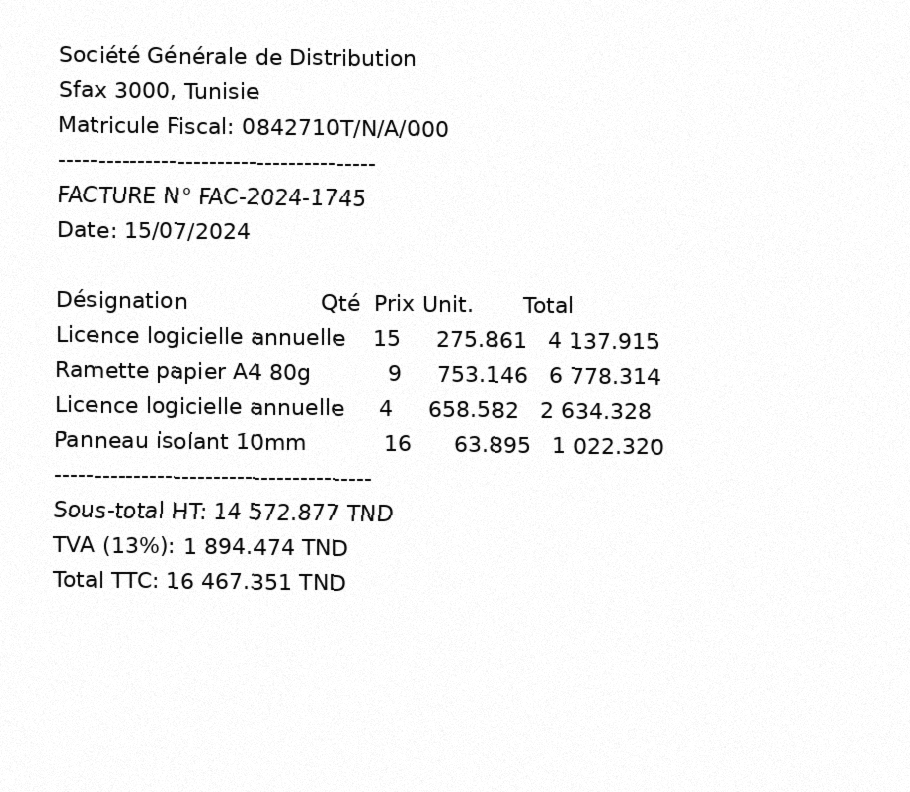
#> input picture dataset_full/test_images/inv_00002.png, 910 x 792 px
$ python -i ocr_pipeline.py   (imports and definitions only)
#> lines starting #> are read from the running program, lines starting #| are printed output that depends on the picture; after the words box and inside, x2 and y2 are one past the last pixel; in counts of white or black regions, pixels touching at a corner belong together
#> in preprocess_image, img is the input picture: shape (792, 910); min 0, max 255, mean 245.1
"""
OCR pipeline: preprocessing (deskew, denoise, binarize) + Tesseract, plus a
harness to measure raw OCR error rate against ground-truth text.

This measures the OCR step in isolation, BEFORE any fine-tuned extraction
model touches the text -- i.e. "how much noise is the extraction model
going to have to deal with", per the project brief's step 2.

Two Tesseract language configs are tried per image and the result is
compared: 'fra' (French only), 'ara' (Arabic only), and 'fra+ara'
(both loaded together) -- mixed FR/AR documents need the combined config,
but it's worth measuring whether combining language models hurts accuracy
on single-language documents (a real trade-off worth reporting).
"""

import os
import json
import glob
import numpy as np
import cv2
import pytesseract


# --------------------------------------------------------------------------
# Preprocessing: deskew, denoise, binarize
# --------------------------------------------------------------------------

def deskew(img_gray):
    """Estimate and correct small rotation via minAreaRect on thresholded
    text pixels. Falls back to no-op if too few pixels are found (blank
    or near-blank image)."""
    inv = cv2.bitwise_not(img_gray)
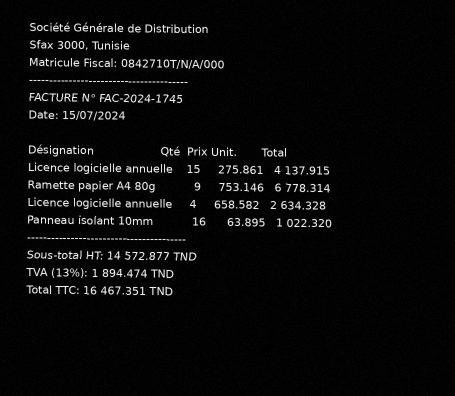
#> inv: shape (792, 910) (shown at 1/2 size); min 0, max 255, mean 9.9
    thresh = cv2.threshold(inv, 0, 255, cv2.THRESH_BINARY | cv2.THRESH_OTSU)[1]
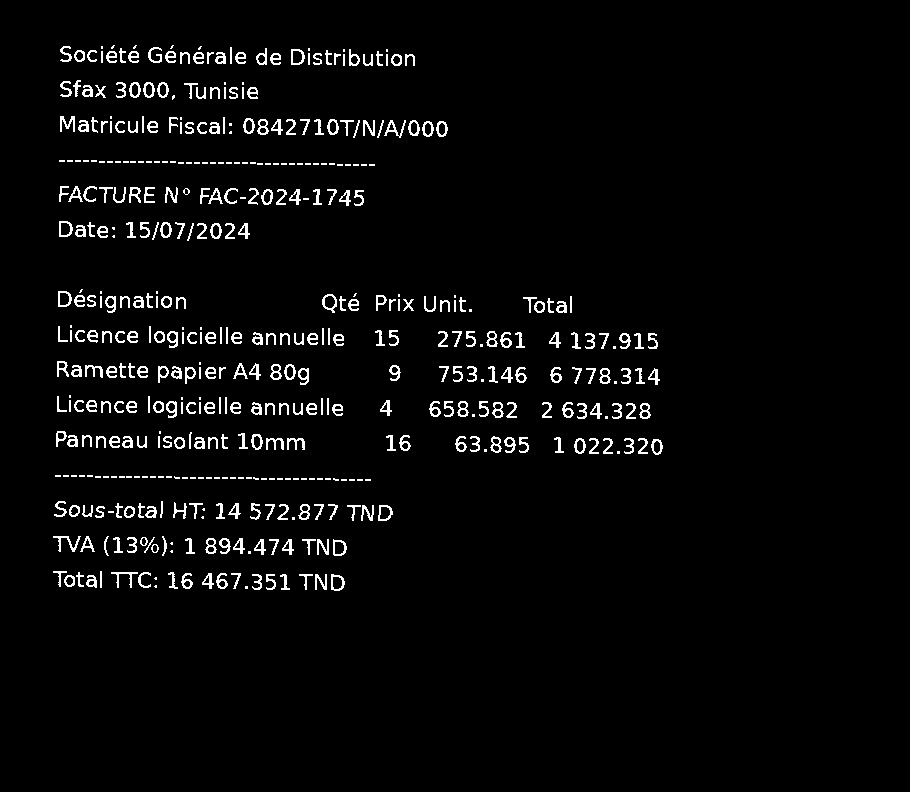
#> thresh: shape (792, 910); 3.4% white in thin lines or dots, all inside (x1, y1, x2, y2) = (53, 45, 663, 591)
    coords = np.column_stack(np.where(thresh > 0))
#> coords = 24324 pairs, first value 45 to 590, second value 53 to 662
    if len(coords) < 50:
        return img_gray
    angle = cv2.minAreaRect(coords)[-1]
#> angle = -0.823
    if angle < -45:
        angle = -(90 + angle)
    else:
        angle = -angle
#> angle = 0.823
    # Ignore near-zero corrections (avoid nudging already-straight images)
    if abs(angle) < 0.1:
        return img_gray
    (h, w) = img_gray.shape[:2]
    center = (w // 2, h // 2)
    M = cv2.getRotationMatrix2D(center, angle, 1.0)
#> M = [[1, 0.0144, -5.64], [-0.0144, 1, 6.58]]
    return cv2.warpAffine(img_gray, M, (w, h), flags=cv2.INTER_CUBIC,
                           borderMode=cv2.BORDER_REPLICATE)
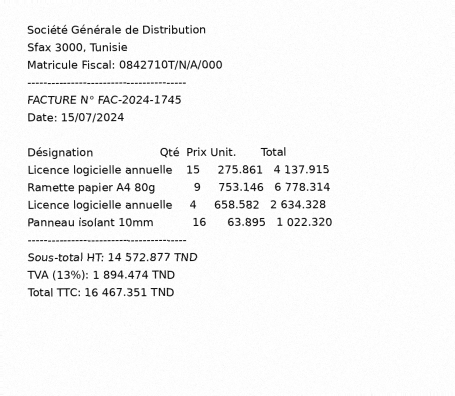
#> returned value: shape (792, 910) (shown at 1/2 size); min 0, max 255, mean 245


def denoise(img_gray):
    return cv2.fastNlMeansDenoising(img_gray, h=10)


def binarize(img_gray):
    # Otsu's global threshold works well for our fairly uniform synthetic
    # backgrounds; adaptive thresholding is the fallback to try if real
    # scanned invoices have uneven lighting.
    return cv2.threshold(img_gray, 0, 255, cv2.THRESH_BINARY | cv2.THRESH_OTSU)[1]
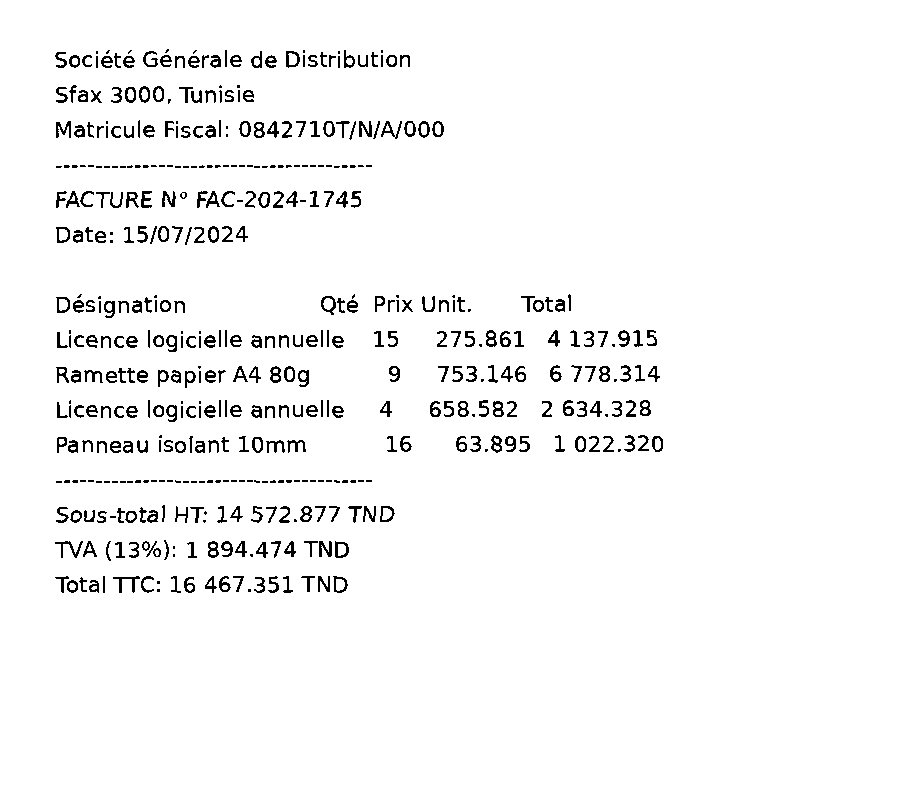
#> returned value: shape (792, 910); 96.5% white; black in thin lines or dots, all inside (x1, y1, x2, y2) = (55, 49, 663, 593)


def preprocess_image(path, out_path=None):
    img = cv2.imread(path, cv2.IMREAD_GRAYSCALE)
    img = deskew(img)
    img = denoise(img)
    img = binarize(img)
    if out_path:
        cv2.imwrite(out_path, img)
    return img


# --------------------------------------------------------------------------
# Tesseract runner
# --------------------------------------------------------------------------

def run_tesseract(img, lang="fra+ara", psm=6):
    config = f"--psm {psm}"
    return pytesseract.image_to_string(img, lang=lang, config=config)


_BIDI_CONTROL_CHARS = "\u200e\u200f\u202a\u202b\u202c\u202d\u202e"


# [88 lines left out: functions strip_bidi_controls, _levenshtein, cer, wer, evaluate_manifest, summarize, not called in this run]


# [46 lines not run here, left out]

>>> result = preprocess_image('dataset_full/test_images/inv_00002.png')

$ run again, on dataset_full/test_images/inv_00013.png
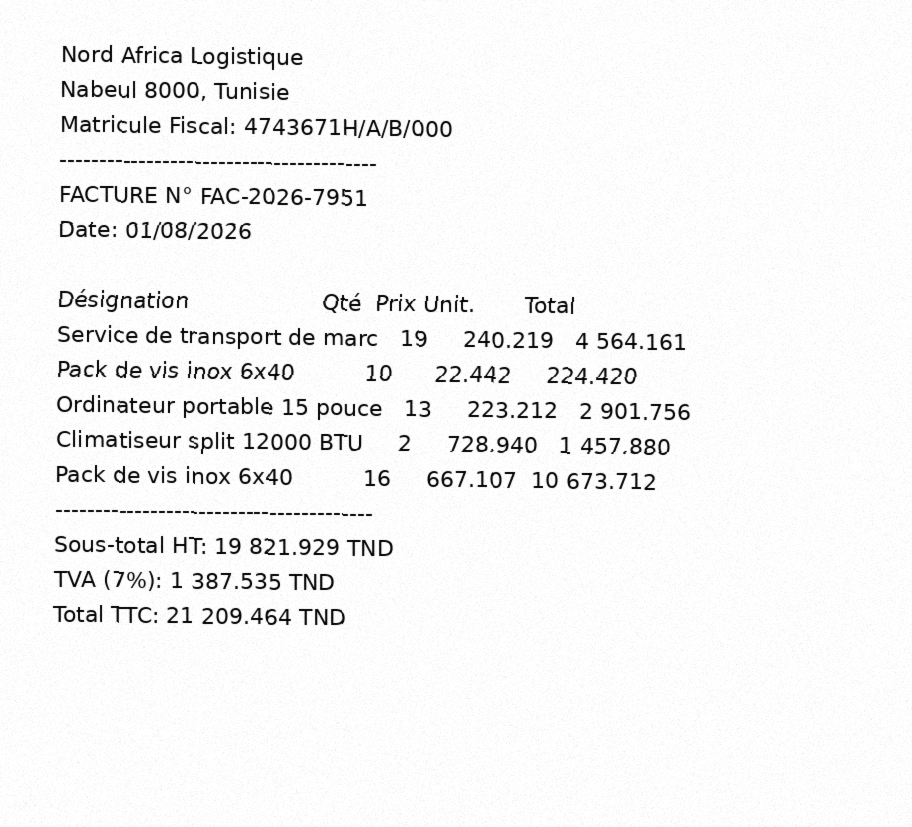
#> input picture dataset_full/test_images/inv_00013.png, 912 x 827 px
#> in preprocess_image, img is the input picture: shape (827, 912); min 0, max 255, mean 244.8
#> in deskew, `thresh = cv2.threshold(inv, 0, 255, cv2.THRESH_BINARY | cv2.THRESH_OTS..`:
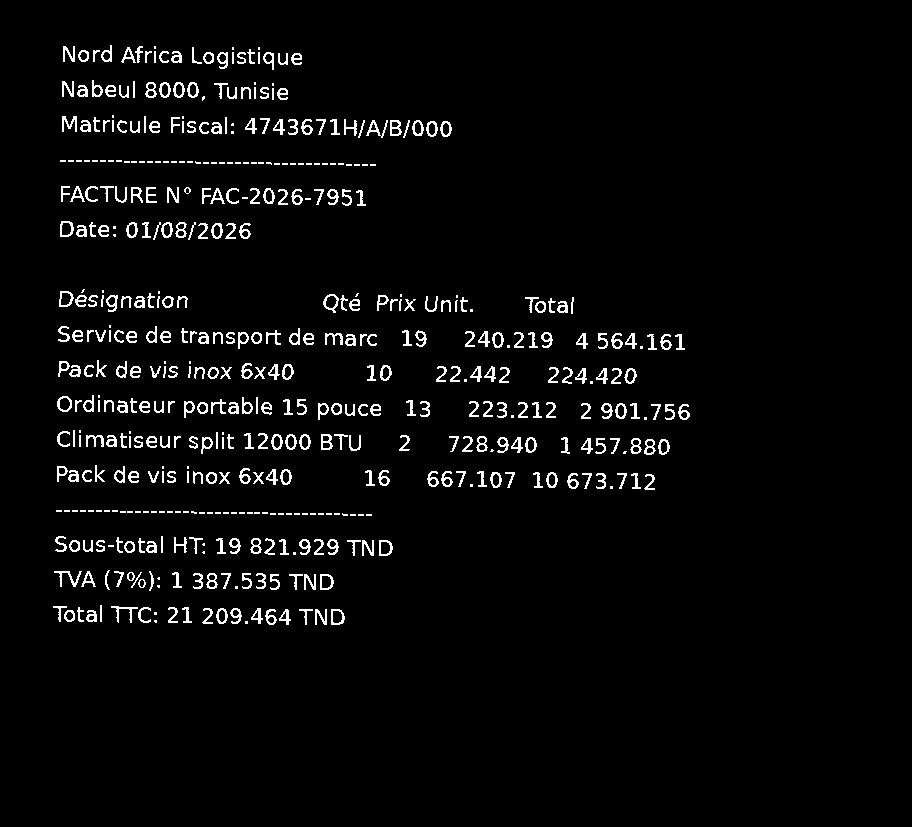
#> thresh: shape (827, 912); 3.5% white in thin lines or dots, all inside (x1, y1, x2, y2) = (53, 45, 690, 625)
#> coords = 26675 pairs, first value 45 to 624, second value 53 to 689
#> in deskew, `angle = cv2.minAreaRect(coords)[-1]`: angle = -0.899
#> in deskew, `angle = -angle`: angle = 0.899
#> M = [[1, 0.0157, -6.43], [-0.0157, 1, 7.21]]
#> in binarize, `return cv2.threshold(img_gray, 0, 255, cv2.THRESH_BINARY | cv2.THRESH_..`:
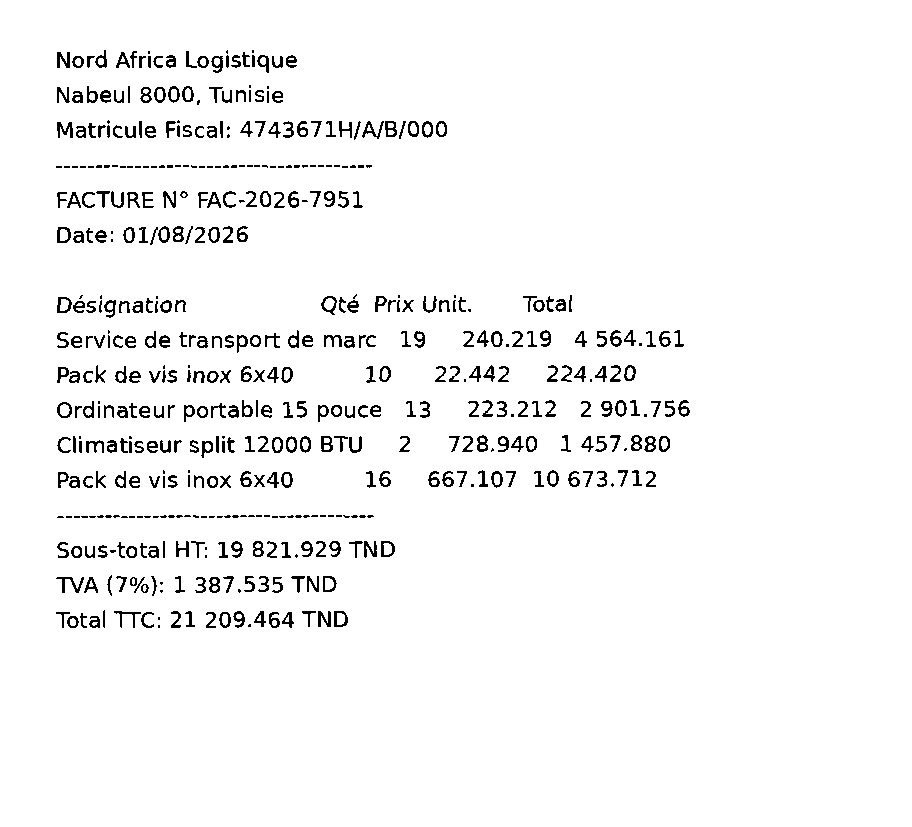
#> returned value: shape (827, 912); 96.3% white; black in thin lines or dots, all inside (x1, y1, x2, y2) = (56, 50, 690, 628)

$ run again, on dataset_full/test_images/inv_00016.png
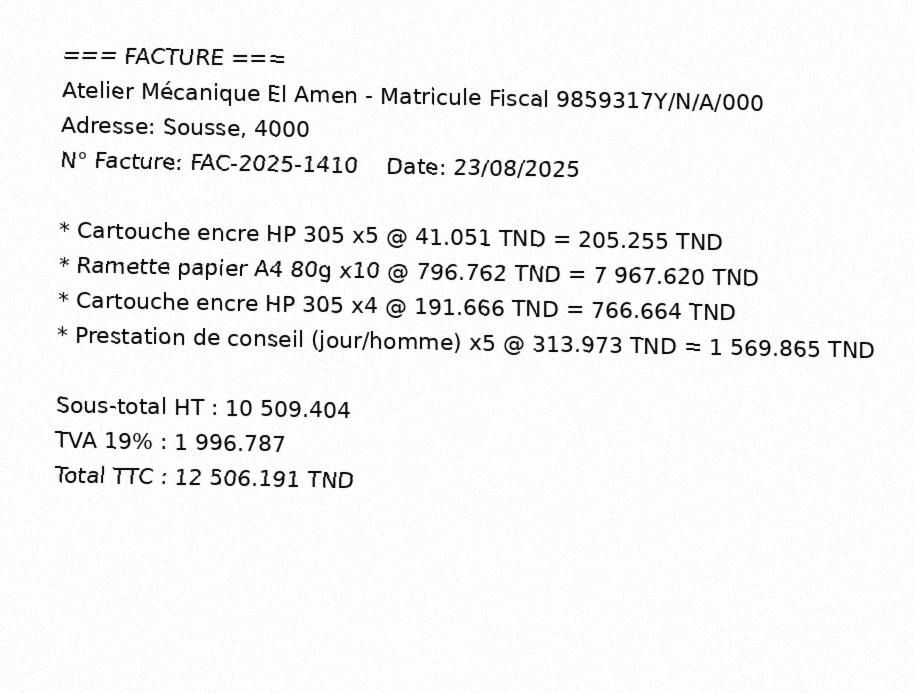
#> input picture dataset_full/test_images/inv_00016.png, 914 x 693 px
#> in preprocess_image, img is the input picture: shape (693, 914); min 0, max 255, mean 243.6
#> in deskew, `thresh = cv2.threshold(inv, 0, 255, cv2.THRESH_BINARY | cv2.THRESH_OTS..`:
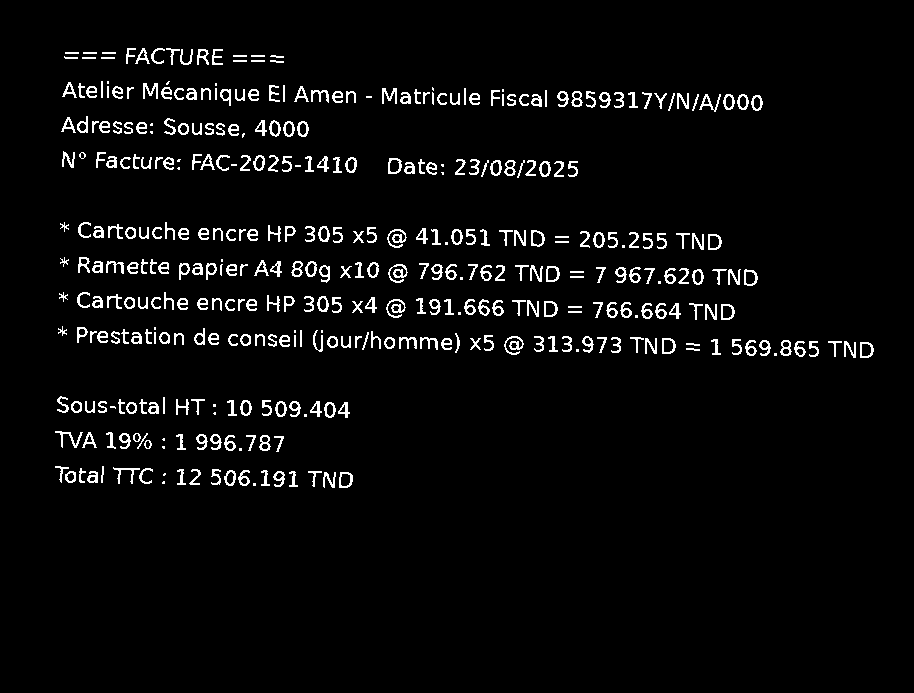
#> thresh: shape (693, 914); 4% white in thin lines or dots, all inside (x1, y1, x2, y2) = (55, 48, 874, 488)
#> coords = 25409 pairs, first value 48 to 487, second value 55 to 873
#> in deskew, `angle = cv2.minAreaRect(coords)[-1]`: angle = -1.09
#> in deskew, `angle = -angle`: angle = 1.09
#> M = [[1, 0.019, -6.49], [-0.019, 1, 8.75]]
#> in binarize, `return cv2.threshold(img_gray, 0, 255, cv2.THRESH_BINARY | cv2.THRESH_..`:
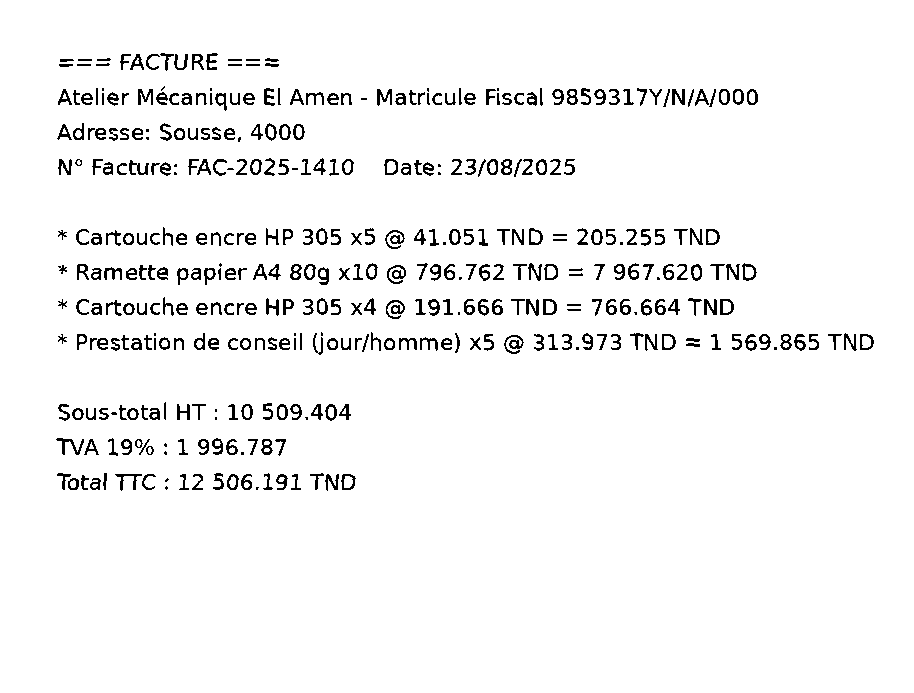
#> returned value: shape (693, 914); 95.8% white; black in thin lines or dots, all inside (x1, y1, x2, y2) = (56, 53, 874, 491)
